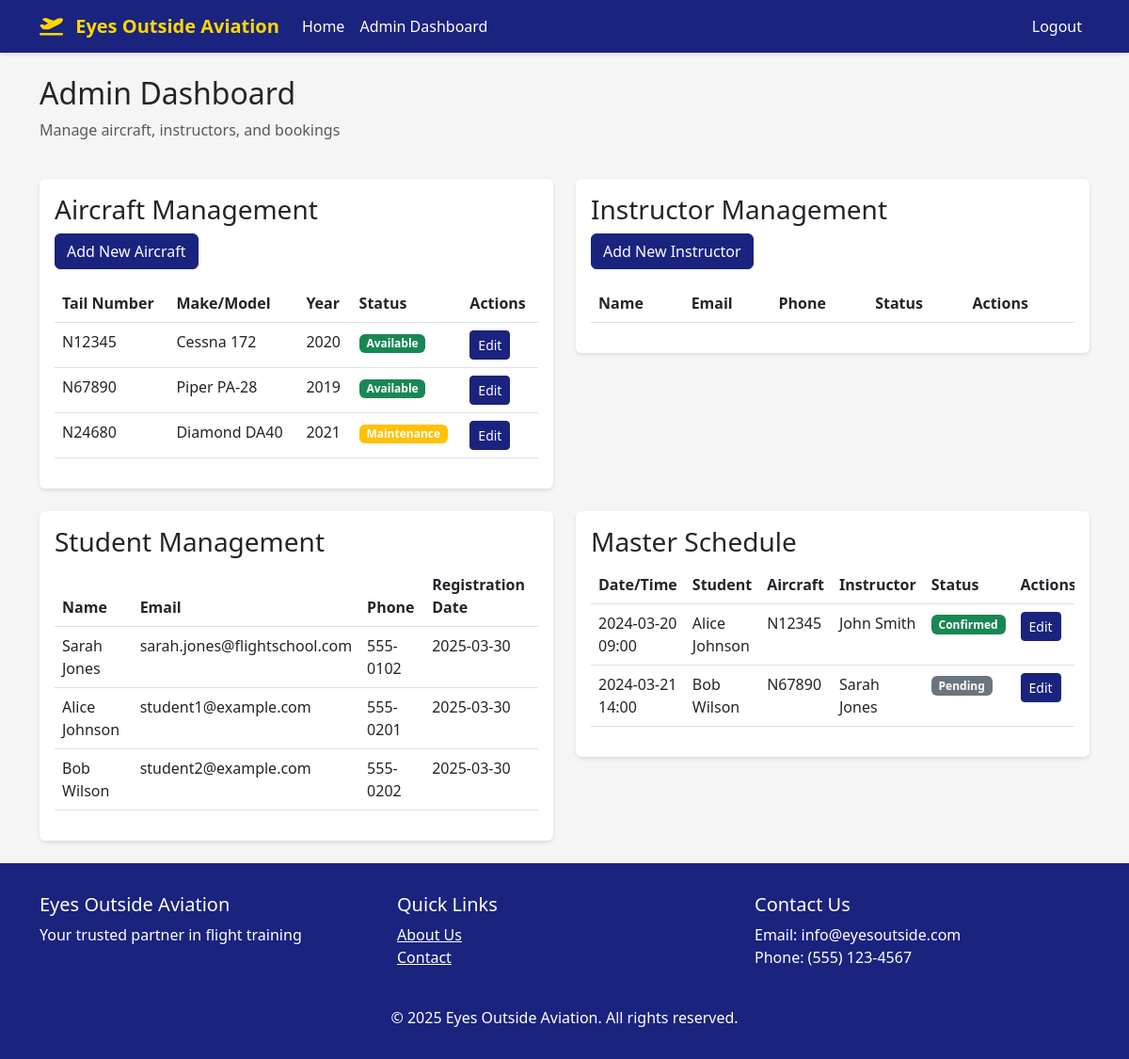
Page /admin/ (signed in) on the earlier database version.
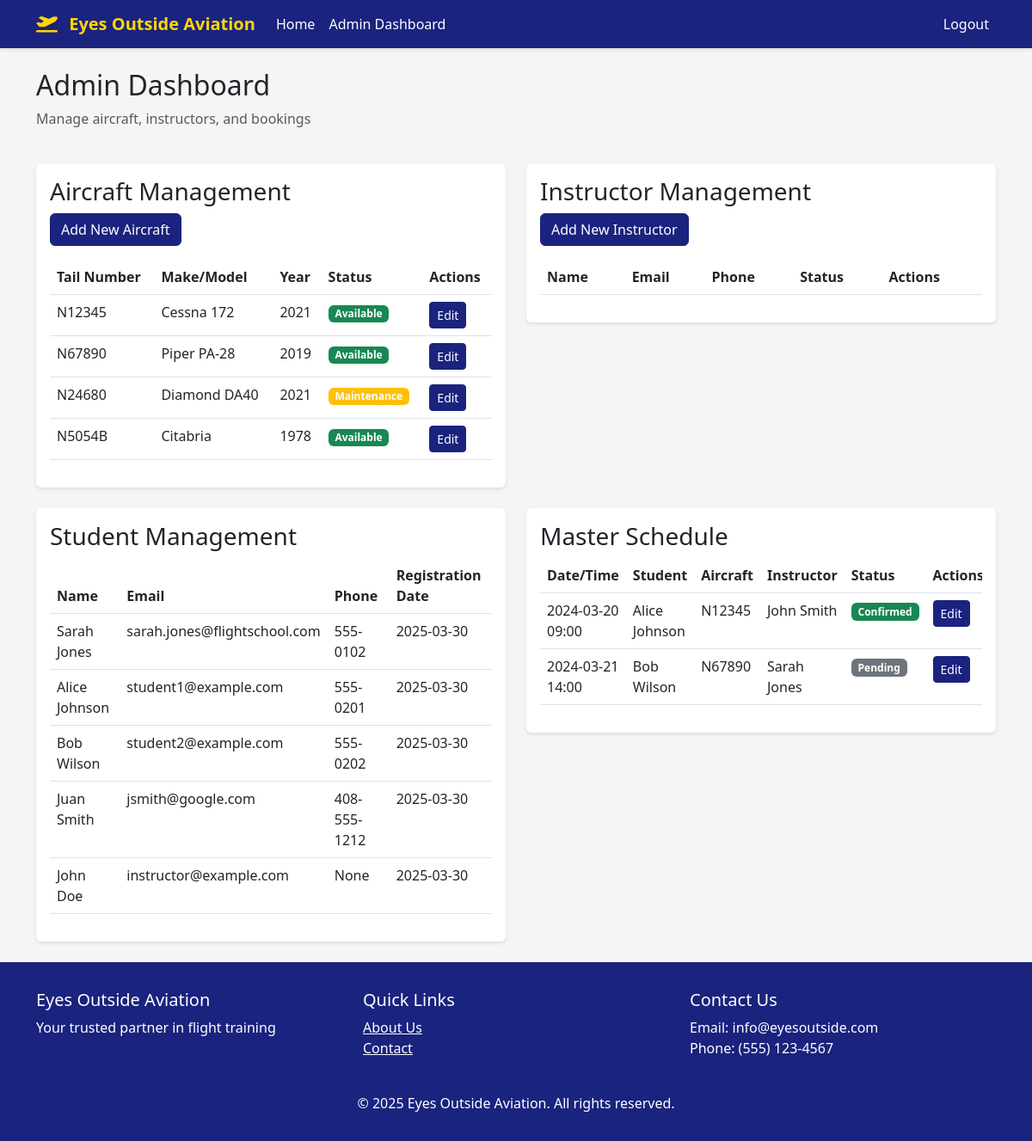
Same page on the later database version.
### app/models.py (models this page shows, shortened)
class Aircraft(db.Model):
    id = db.Column(db.Integer, primary_key=True)
    tail_number = db.Column(db.String(10), unique=True, nullable=False)
    make_model = db.Column(db.String(100), nullable=False)
    year = db.Column(db.Integer)
    status = db.Column(db.String(20), default='available')  # available, maintenance, retired
    created_at = db.Column(db.DateTime, default=datetime.utcnow)
    bookings = db.relationship('Booking', backref='aircraft', lazy='dynamic')

class User(UserMixin, db.Model):
    id = db.Column(db.Integer, primary_key=True)
    email = db.Column(db.String(120), unique=True, nullable=False)
    first_name = db.Column(db.String(64))
    last_name = db.Column(db.String(64))
    name = db.Column(db.String(128))  # Full name, computed from first_name and last_name
    phone = db.Column(db.String(20))
    address = db.Column(db.String(256))
    password_hash = db.Column(db.String(128))
    is_admin = db.Column(db.Boolean, default=False)
    is_instructor = db.Column(db.Boolean, default=False)
    student_id = db.Column(db.String(20), unique=True)
    certificates = db.Column(db.String(200))
    status = db.Column(db.String(20), default='active')  # active, unavailable, inactive
    created_at = db.Column(db.DateTime, default=datetime.utcnow)
    bookings_as_student = db.relationship('Booking', backref='student', lazy='dynamic',
                                        foreign_keys='Booking.student_id')
    bookings_as_instructor = db.relationship('Booking', backref='instructor', lazy='dynamic',
                                           foreign_keys='Booking.instructor_id')

class Booking(db.Model):
    id = db.Column(db.Integer, primary_key=True)
    student_id = db.Column(db.Integer, db.ForeignKey('user.id'), nullable=False)
    instructor_id = db.Column(db.Integer, db.ForeignKey('user.id'), nullable=True)  # Optional instructor
    aircraft_id = db.Column(db.Integer, db.ForeignKey('aircraft.id'), nullable=False)
    start_time = db.Column(db.DateTime, nullable=False)
    end_time = db.Column(db.DateTime, nullable=False)
    status = db.Column(db.String(20), default='pending')  # pending, confirmed, completed, cancelled
    created_at = db.Column(db.DateTime, default=datetime.utcnow)
    updated_at = db.Column(db.DateTime, default=datetime.utcnow, onupdate=datetime.utcnow)

### app/routes/admin.py (the view)
@bp.route('/')
@login_required
@admin_required
def admin_dashboard():
    users = User.query.all()
    aircraft = Aircraft.query.all()
    bookings = Booking.query.all()
    return render_template('admin/dashboard.html', users=users, aircraft=aircraft, bookings=bookings)

### app/__init__.py (called while the page is built)
def create_app(config_class=Config):
    app = Flask(__name__)
    app.config.from_object(config_class)
    db.init_app(app)
    login_manager.init_app(app)
    mail.init_app(app)
    migrate.init_app(app, db)
    login_manager.login_view = 'auth.login'
    login_manager.login_message = 'Please log in to access this page.'
    from app.routes import auth, admin, booking, main
    app.register_blueprint(auth.bp, url_prefix='/auth')
    app.register_blueprint(admin.bp, url_prefix='/admin')
    app.register_blueprint(booking.bp, url_prefix='/booking')
    app.register_blueprint(main.bp)
    @app.context_processor
    def utility_processor():
        return {'now': datetime.now()}
    with app.app_context():
        db.create_all()
        db.session.commit()
    return app

@login_manager.user_loader
def load_user(id):
    return User.query.get(int(id))

### app/routes/admin.py (called while the page is built)
def admin_required(f):
    @wraps(f)
    def decorated_function(*args, **kwargs):
        if not current_user.is_authenticated or not current_user.is_admin:
            flash('You need to be an admin to access this page.', 'error')
            return redirect(url_for('main.index'))
        return f(*args, **kwargs)
    return decorated_function

### app/templates/admin/dashboard.html (shortened to what this page needs)
{% extends "base.html" %}
{% block content %}
<div class="row">
    <div class="col-md-12 mb-4">
        <h2>Admin Dashboard</h2>
        <p class="text-muted">Manage aircraft, instructors, and bookings</p>
    </div>
</div>
<div class="row">
    <div class="col-md-6 mb-4">
        <div class="card">
            <div class="card-body">
                <h3 class="card-title">Aircraft Management</h3>
                <button type="button" class="btn btn-primary mb-3" data-bs-toggle="modal" data-bs-target="#addAircraftModal">
                    Add New Aircraft
                </button>
                <div class="table-responsive">
                    <table class="table">
                        <thead>
                            <tr>
                                <th>Tail Number</th>
                                <th>Make/Model</th>
                                <th>Year</th>
                                <th>Status</th>
                                <th>Actions</th>
                            </tr>
                        </thead>
                        <tbody>
                            {% for aircraft in aircraft %}
                            <tr>
                                <td>{{ aircraft.tail_number }}</td>
                                <td>{{ aircraft.make_model }}</td>
                                <td>{{ aircraft.year }}</td>
                                <td>
                                    <span class="badge bg-{{ 'success' if aircraft.status == 'available' else 'warning' }}">
                                        {{ aircraft.status|title }}
                                    </span>
                                </td>
                                <td>
                                    <button type="button" class="btn btn-sm btn-primary" data-bs-toggle="modal" data-bs-target="#editAircraftModal{{ aircraft.id }}">
                                        Edit
                                    </button>
                                </td>
                            </tr>
                            {% endfor %}
                        </tbody>
                    </table>
                </div>
            </div>
        </div>
    </div>
    <div class="col-md-6 mb-4">
        <div class="card">
            <div class="card-body">
                <h3 class="card-title">Instructor Management</h3>
                <button type="button" class="btn btn-primary mb-3" data-bs-toggle="modal" data-bs-target="#addInstructorModal">
                    Add New Instructor
                </button>
                <div class="table-responsive">
                    <table class="table">
                        <thead>
                            <tr>
                                <th>Name</th>
                                <th>Email</th>
                                <th>Phone</th>
                                <th>Status</th>
                                <th>Actions</th>
                            </tr>
                        </thead>
                    </table>
                </div>
            </div>
        </div>
    </div>
</div>
<div class="row">
    <div class="col-md-6 mb-4">
        <div class="card">
            <div class="card-body">
                <h3 class="card-title">Student Management</h3>
                <div class="table-responsive">
                    <table class="table">
                        <thead>
                            <tr>
                                <th>Name</th>
                                <th>Email</th>
                                <th>Phone</th>
                                <th>Registration Date</th>
                            </tr>
                        </thead>
                        <tbody>
                            {% for user in users if not user.is_admin %}
                            <tr>
                                <td>{{ user.first_name }} {{ user.last_name }}</td>
                                <td>{{ user.email }}</td>
                                <td>{{ user.phone }}</td>
                                <td>{{ user.created_at.strftime('%Y-%m-%d') }}</td>
                            </tr>
                            {% endfor %}
                        </tbody>
                    </table>
                </div>
            </div>
        </div>
    </div>
    <div class="col-md-6 mb-4">
        <div class="card">
            <div class="card-body">
                <h3 class="card-title">Master Schedule</h3>
                <div class="table-responsive">
                    <table class="table">
                        <thead>
                            <tr>
                                <th>Date/Time</th>
                                <th>Student</th>
                                <th>Aircraft</th>
                                <th>Instructor</th>
                                <th>Status</th>
                                <th>Actions</th>
                            </tr>
                        </thead>
                        <tbody>
                            {% for booking in bookings %}
                            <tr>
                                <td>{{ booking.start_time.strftime('%Y-%m-%d %H:%M') }}</td>
                                <td>{{ booking.student.first_name }} {{ booking.student.last_name }}</td>
                                <td>{{ booking.aircraft.tail_number }}</td>
                                <td>{% if booking.instructor %}{{ booking.instructor.first_name }} {{ booking.instructor.last_name }}{% else %}Solo{% endif %}</td>
                                <td>
                                    <span class="badge bg-{{ 'success' if booking.status == 'confirmed' else 'secondary' }}">
                                        {{ booking.status|title }}
                                    </span>
                                </td>
                                <td>
                                    <button type="button" class="btn btn-sm btn-primary" data-bs-toggle="modal" data-bs-target="#editBookingModal{{ booking.id }}">
                                        Edit
                                    </button>
                                </td>
                            </tr>
                            {% endfor %}
                        </tbody>
                    </table>
                </div>
            </div>
        </div>
    </div>
</div>
{% endblock %}

### app/templates/base.html (shortened to what this page needs)
<!DOCTYPE html>
<html lang="en">
<head>
    <link href="https://cdn.jsdelivr.net/npm/bootstrap@5.3.0/dist/css/bootstrap.min.css" rel="stylesheet">
    <link href="https://cdnjs.cloudflare.com/ajax/libs/font-awesome/6.0.0/css/all.min.css" rel="stylesheet">
</head>
<body>
    <nav class="navbar navbar-expand-lg navbar-dark">
        <div class="container">
            <a class="navbar-brand" href="{{ url_for('main.index') }}">
                <i class="fas fa-plane-departure me-2"></i>
                Eyes Outside Aviation
            </a>
            <div class="collapse navbar-collapse" id="navbarNav">
                <ul class="navbar-nav me-auto">
                    <li class="nav-item">
                        <a class="nav-link" href="{{ url_for('main.index') }}">Home</a>
                    </li>
                    {% if current_user.is_authenticated %}
                        {% if current_user.is_admin %}
                            <li class="nav-item">
                                <a class="nav-link" href="{{ url_for('admin.admin_dashboard') }}">Admin Dashboard</a>
                            </li>
                        {% else %}
                            <li class="nav-item">
                                <a class="nav-link" href="{{ url_for('booking.dashboard') }}">Book a Flight</a>
                            </li>
                        {% endif %}
                    {% endif %}
                </ul>
                <ul class="navbar-nav">
                    {% if current_user.is_authenticated %}
                        <li class="nav-item">
                            <a class="nav-link" href="{{ url_for('auth.logout') }}">Logout</a>
                        </li>
                    {% endif %}
                </ul>
            </div>
        </div>
    </nav>
    <div class="container mt-4">
        {% block content %}{% endblock %}
    </div>
    <footer class="footer mt-auto">
        <div class="container">
            <div class="row">
                <div class="col-md-4">
                    <h5>Eyes Outside Aviation</h5>
                    <p>Your trusted partner in flight training</p>
                </div>
                <div class="col-md-4">
                    <h5>Quick Links</h5>
                    <ul class="list-unstyled">
                        <li><a href="{{ url_for('main.about') }}" class="text-white">About Us</a></li>
                        <li><a href="{{ url_for('main.contact') }}" class="text-white">Contact</a></li>
                    </ul>
                </div>
                <div class="col-md-4">
                    <h5>Contact Us</h5>
                    <p>Email: info@eyesoutside.com<br>
                    Phone: (555) 123-4567</p>
                </div>
            </div>
            <div class="row mt-4">
                <div class="col-12 text-center">
                    <p class="mb-0">&copy; {{ now.year }} Eyes Outside Aviation. All rights reserved.</p>
                </div>
            </div>
        </div>
    </footer>
</body>
</html>

### app/templates/base.html (style rules this page uses)
:root { --primary-color: #1a237e; --secondary-color: #0d47a1; --accent-color: #ffd700; }
body { font-family: 'Segoe UI', Tahoma, Geneva, Verdana, sans-serif; background-color: #f5f5f5; }
.navbar { background-color: var(--primary-color); box-shadow: 0 2px 4px rgba(0,0,0,0.1); }
.navbar-brand { color: var(--accent-color) !important; font-weight: bold; }
.nav-link { color: white !important; transition: color 0.3s ease; }
.btn-primary { background-color: var(--primary-color); border-color: var(--primary-color); }
.card { border: none; box-shadow: 0 2px 4px rgba(0,0,0,0.1); transition: transform 0.3s ease; }
.footer { background-color: var(--primary-color); color: white; padding: 2rem 0; margin-top: 3rem; }

Differences in the rows shown:
changed Aircraft "Cessna 172": year "2020" → "2021"
added Aircraft: tail_number "N5054B", make_model "Citabria", year "1978", status "Available"
added User: first_name "Juan", last_name "Smith", email "jsmith@google.com", phone "408-555-1212", created_at "2025-03-30"
added User: first_name "John", last_name "Doe", email "instructor@example.com", phone "None", created_at "2025-03-30"
